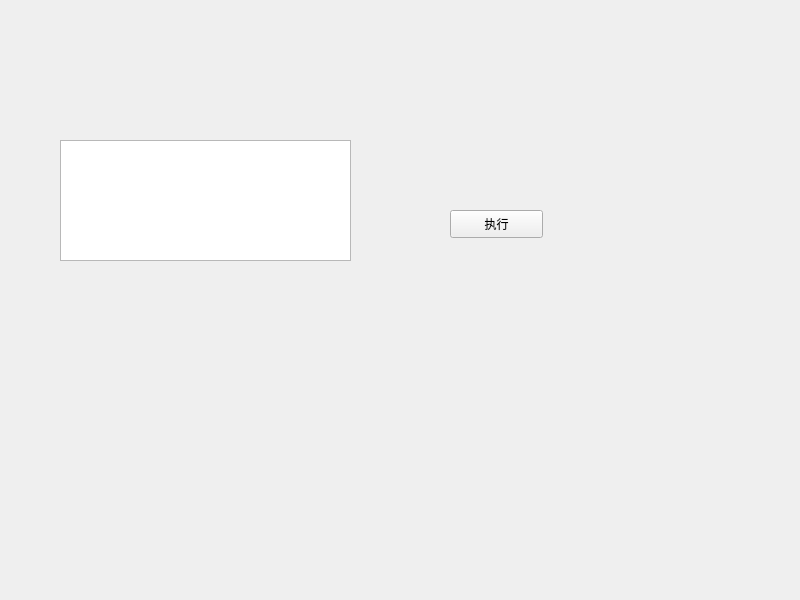
<?xml version="1.0" encoding="UTF-8"?>
<ui version="4.0">
 <class>secondwindow</class>
 <widget class="QMainWindow" name="secondwindow">
  <property name="geometry">
   <rect>
    <x>0</x>
    <y>0</y>
    <width>800</width>
    <height>600</height>
   </rect>
  </property>
  <property name="windowTitle">
   <string>MainWindow</string>
  </property>
  <widget class="QWidget" name="centralwidget">
   <widget class="QPlainTextEdit" name="context">
    <property name="geometry">
     <rect>
      <x>60</x>
      <y>140</y>
      <width>291</width>
      <height>121</height>
     </rect>
    </property>
   </widget>
   <widget class="QPushButton" name="executeBtn">
    <property name="geometry">
     <rect>
      <x>450</x>
      <y>210</y>
      <width>93</width>
      <height>28</height>
     </rect>
    </property>
    <property name="text">
     <string>执行</string>
    </property>
   </widget>
  </widget>
  <widget class="QMenuBar" name="menubar">
   <property name="geometry">
    <rect>
     <x>0</x>
     <y>0</y>
     <width>800</width>
     <height>26</height>
    </rect>
   </property>
  </widget>
 </widget>
 <resources/>
 <connections/>
</ui>
